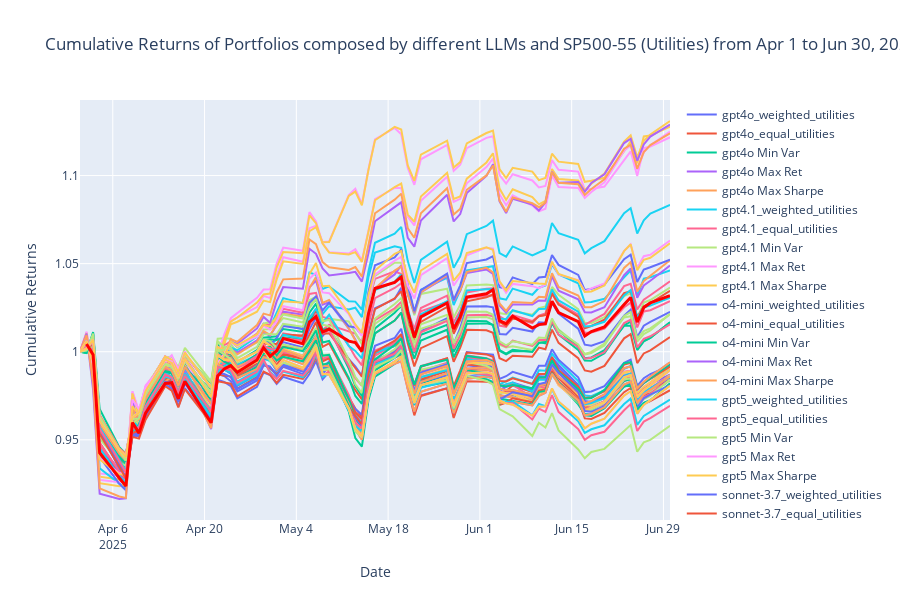

The cell this chart's notebook holds for it:
### Markdown cell above
Plot with Scrollable Legend (Display Only)

### Code cell
temp_index_data_outs_compare = index_data_outs.copy()

temp_index_data_outs_compare.index = pd.to_datetime(temp_index_data_outs_compare.index)

index_first_date_compare = temp_index_data_outs_compare.index[0]
index_previous_trading_date_compare = index_first_date_compare - BDay(1)

index_baseline_row_compare = pd.DataFrame(
    data=np.zeros((1, temp_index_data_outs_compare.shape[1])),  
    index=[index_previous_trading_date_compare],                 
    columns=temp_index_data_outs_compare.columns               
)

temp_index_data_outs_compare_with_baseline = pd.concat([index_baseline_row_compare, temp_index_data_outs_compare])
# ##above is to add a baseline row with zeros to the index data outs compare dataframe##

index_names = {
    sector_ticker: f'{full_ticker} {sector_name}'
}

cumulative_returns_compare[index_names[sector_ticker]] = (1 + index_data_outs[ticker]).cumprod()

cumulative_returns_compare.index = pd.to_datetime(cumulative_returns_compare.index)
outsample_data = cumulative_returns_compare.loc[outsample_startdate:outsample_enddate]

fig = go.Figure()

for i, column in enumerate(outsample_data.columns):
    if column == f'{full_ticker} {sector_name}':
        fig.add_trace(go.Scatter(x=outsample_data.index,
                                 y=outsample_data[column],
                                 mode='lines',
                                 name=column,
                                 line=dict(width=3, color='red')))

    else:
        fig.add_trace(go.Scatter(x=outsample_data.index,
                                 y=outsample_data[column],
                                 mode='lines',
                                 name=column))

num_asset = len(df_sector)
fig.update_layout(
    title=f'Cumulative Returns of Portfolios composed by different LLMs and {full_ticker} ({sector_name_full}) from Apr 1 to Jun 30, 2025', 
    xaxis_title='Date',
    yaxis_title='Cumulative Returns',
    hovermode="x unified",
    height=600
)

fig.update_layout(legend=dict(orientation = "v", yanchor="top",y=1,xanchor="left", x=1.02))


fig.show()
